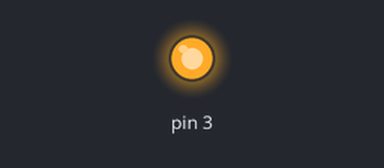
Recording of a sketch running on a simulated Arduino Uno, built with avr-gcc and run on an emulated ATmega328P. On the bench: output pins drawn as LEDs (lit = HIGH). What the sketch prints to the serial monitor is not drawn.

Above: at 0.1 s.
Timing chart, 0 to 1.6 s (numbered marks = the images above):
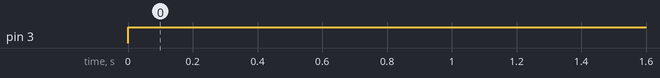

Measured:
- by itself, pin 3: LOW → HIGH at 0.00 s

The sketch:

sketch_mar09a.ino
```cpp
void setup() {
  Serial.begin(9600);
  pinMode(3, OUTPUT);

}

void loop() {
  digitalWrite(3,HIGH);
  Serial.println("funciona");
  delay(1000);
}
```
